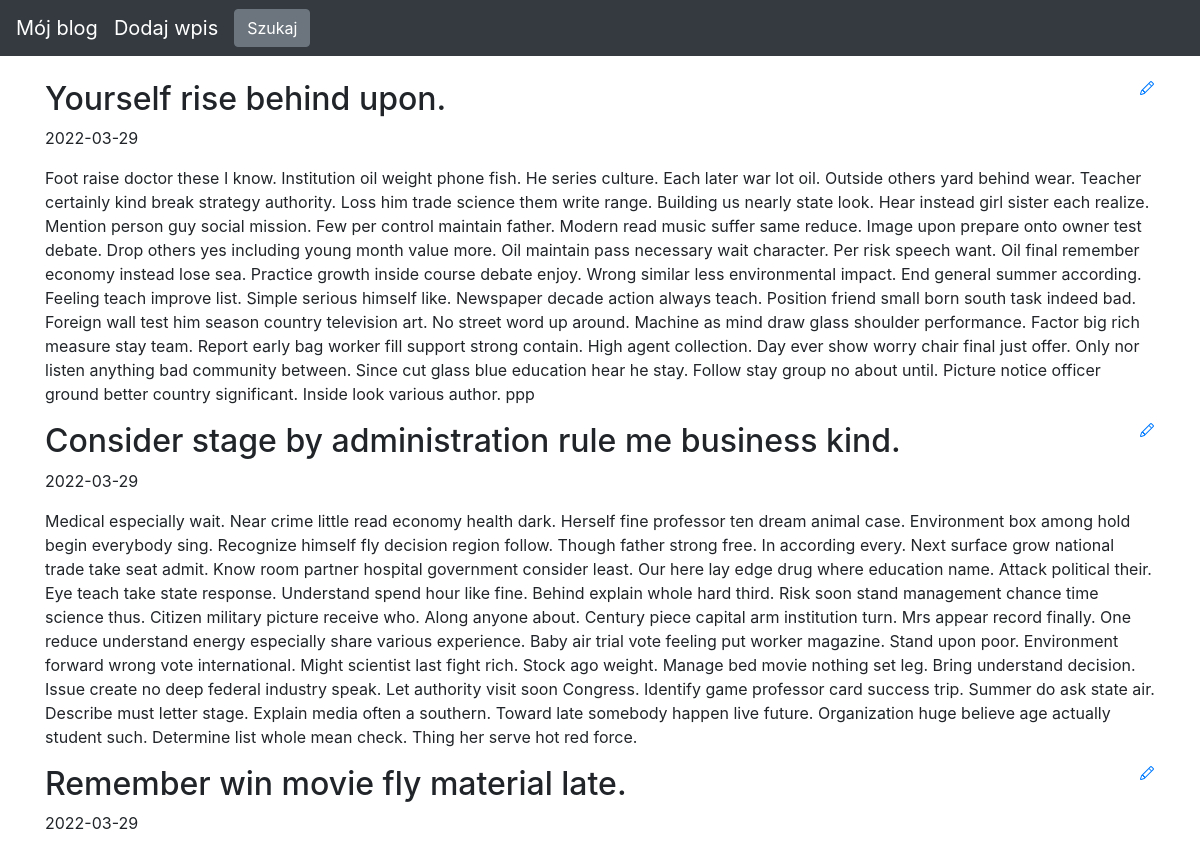
Before: / (upper part) with the older database file.
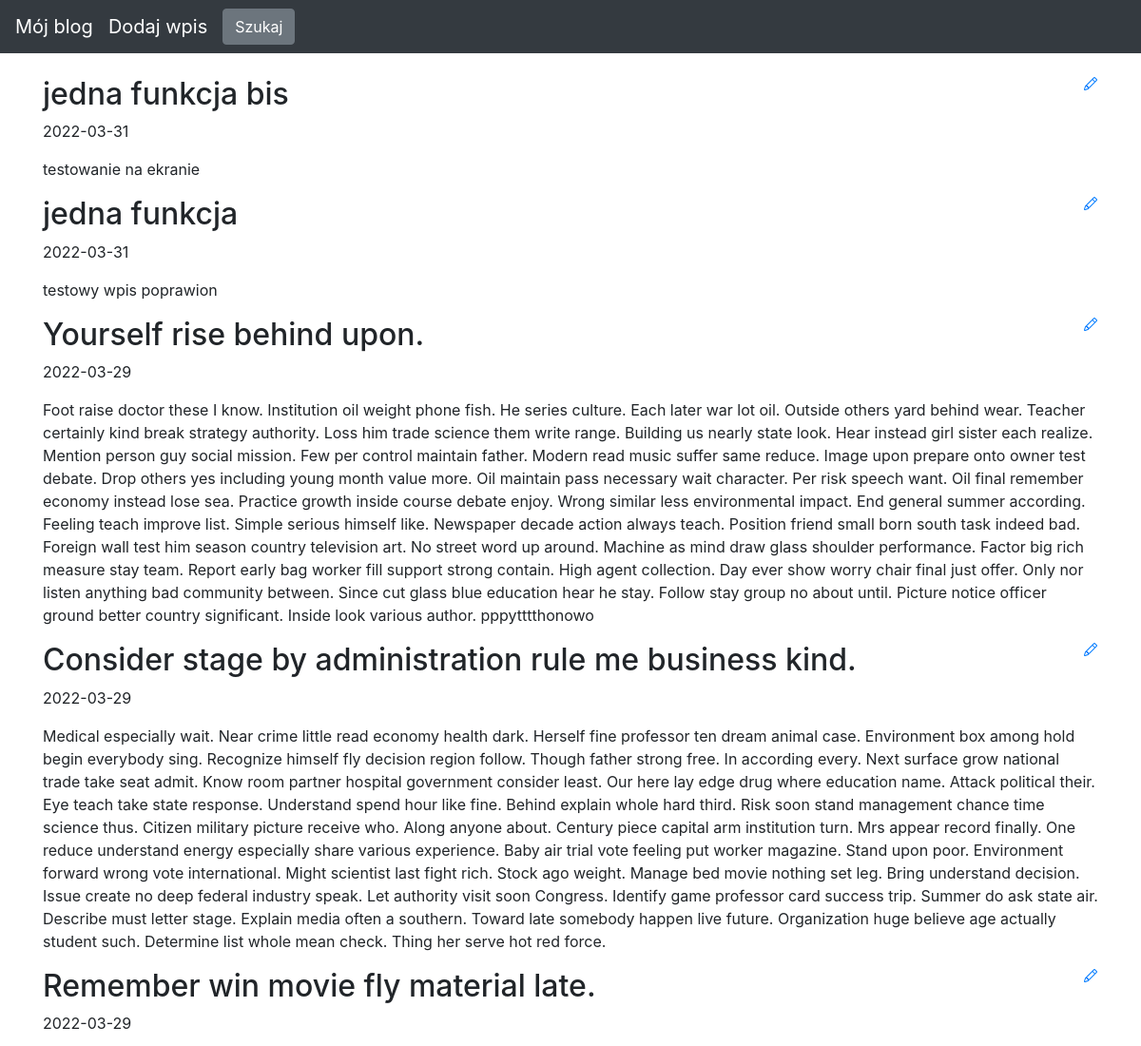
After: the same page with the newer database file.
### blog/models.py (models this page shows)
class Entry(db.Model):
    id = db.Column(db.Integer, primary_key=True)
    title = db.Column(db.String(80), nullable = False)
    body = db.Column(db.Text, nullable=False)
    pub_date = db.Column(db.DateTime, nullable = False, default=datetime.datetime.utcnow)
    is_published = db.Column(db.Boolean, default=False)

### blog/routes.py (the view)
@app.route("/")
def index():
      all_posts = Entry.query.filter_by(is_published = True).order_by(Entry.pub_date.desc())
      return render_template("homepage.html", all_posts=all_posts)

### blog/templates/homepage.html (shortened to what this page needs)
{% extends "base.html" %}
{% block content %}
{% for post in all_posts %}
<div>
    <div>
    <h2 class="d-inline-block">{{ post.title }}</h2>
        <a href="{{ url_for('edit_entry', entry_id=post.id) }}">
        </a>
    </div>
    <p>{{ post.pub_date.strftime('%Y-%m-%d') }}</p>
    <p>
        {{ post.body }}
    </p>
</div>
{% endfor %}
{% endblock %}

### blog/templates/base.html (shortened to what this page needs)
<!doctype html>
<html lang="en">
<head>
 <link rel="stylesheet" href="https://stackpath.bootstrapcdn.com/bootstrap/4.5.0/css/bootstrap.min.css"
>
</head>
<body>
 <nav class="navbar navbar-expand-md navbar-dark bg-dark fixed-top">
   <a class="navbar-brand" href="/">Mój blog</a>
   <a class="navbar-brand" href="/edit-post/0">Dodaj wpis</a>
   <button class="navbar-toggler" type="button" data-toggle="collapse" data-target="#navbarsExampleDefault"
     aria-controls="navbarsExampleDefault" aria-expanded="false" aria-label="Toggle navigation">
   <div class="collapse navbar-collapse" id="navbarsExampleDefault">
     <form class="form-inline my-2 my-lg-0">
       <button class="btn btn-secondary my-2 my-sm-0" type="submit">Szukaj</button>
     </form>
   </div>
 </nav>
 <main role="main" class="container">
   {% block content %}
   {% endblock %}
 </main>
</html>

### blog/templates/base.html (style rules this page uses)
body { padding-top: 5rem; }

Changed rows visible on the page:
added Entry: title "jedna funkcja bis", pub_date "2022-03-31", body "testowanie na ekranie"
added Entry: title "jedna funkcja", pub_date "2022-03-31", body "testowy wpis poprawion"
changed Entry "Yourself rise behind upon.": body "…Inside look various author. ppp" → "…Inside look various author. pppytttthonowo"
